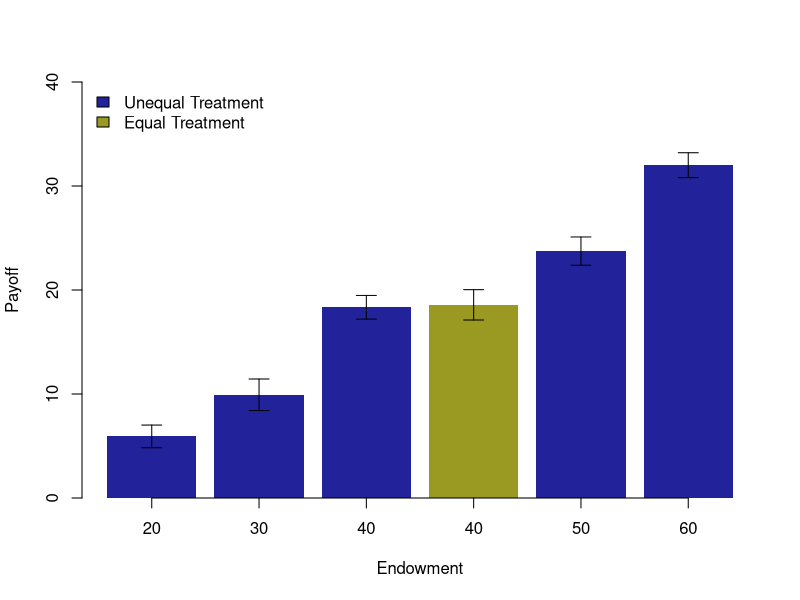
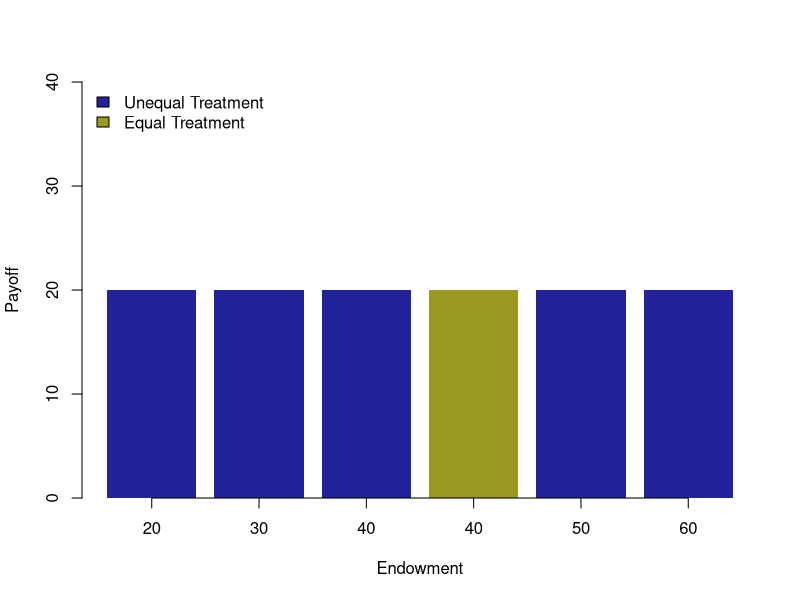
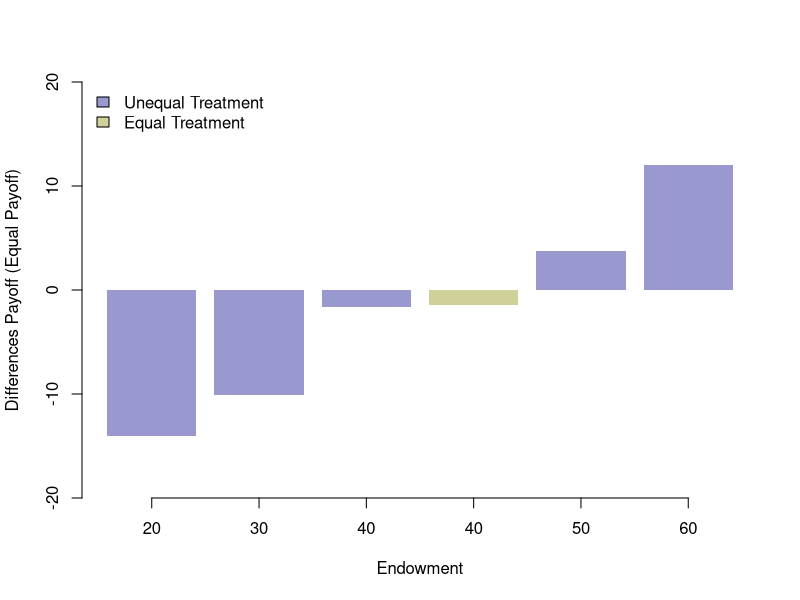
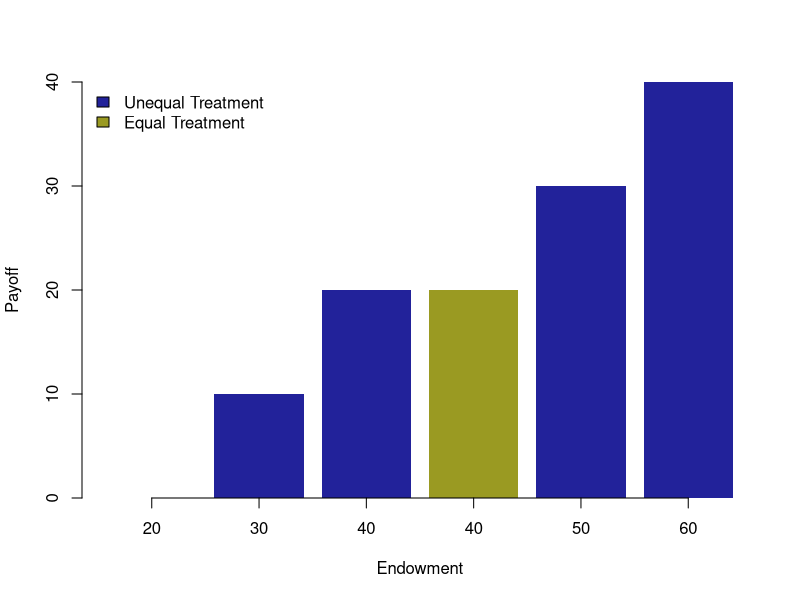
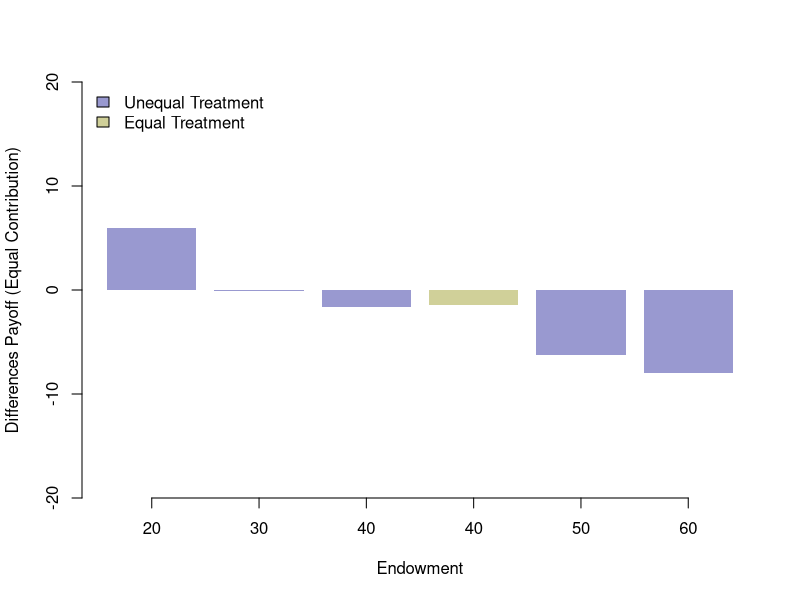
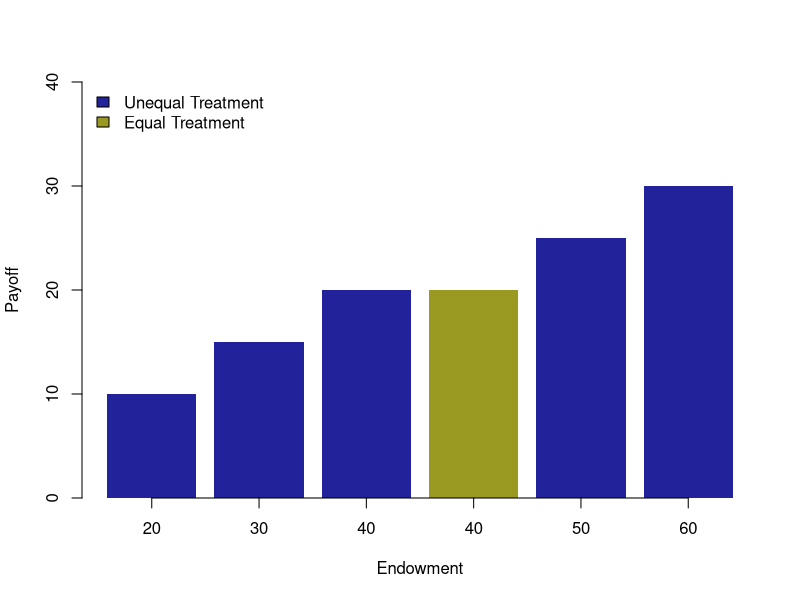
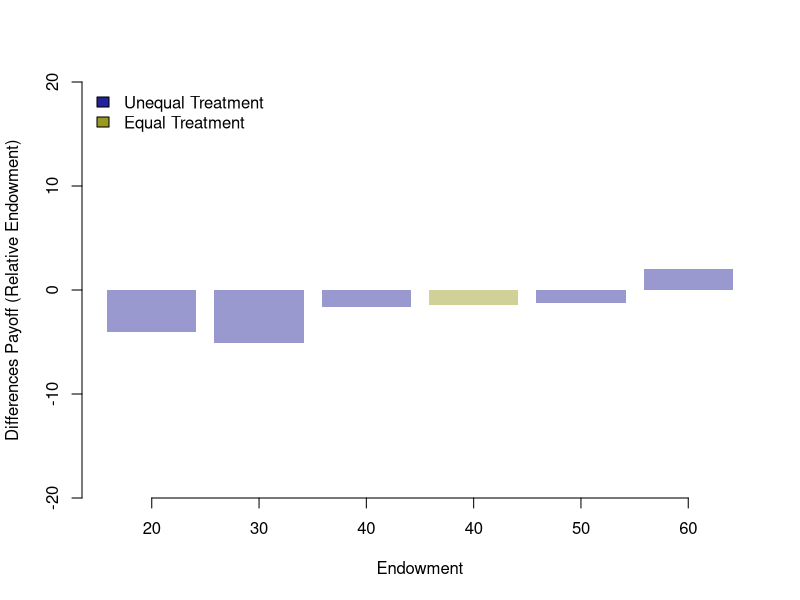

Write R code to recreate these figures, in order.

library(psych) 

cat("\014")

# colors payoffs
color1 = '#00008BDD'
color2 = '#8B8B00DD'

# colors differences
color3 = '#00008B66'
color4 = '#8B8B0066'

#################
### Fairness data
#################
data_users <- read.table("../data/fairness.csv", header=TRUE, sep=",")

### Payoff per type of fairness
payoff_fairness_equal_payoff <- c(20, 20, 20, 20, 20, 20)
payoff_fairness_equal_contribution <- c(0, 10, 20, 20, 30, 40)
payoff_fairness_relative_endowmnets <- c(10, 15, 20, 20, 25, 30)

payoff_20 <- data_users$payoff[data_users$endowment==20]
describe(payoff_20)
payoff_30 <- data_users$payoff[data_users$endowment==30]
describe(payoff_30)
payoff_40_equal <- data_users$payoff[data_users$endowment==40 & data_users$unequal==0]
describe(payoff_40_equal)
payoff_40_unequal <- data_users$payoff[data_users$endowment==40 & data_users$unequal==1]
describe(payoff_40_unequal)
payoff_50 <- data_users$payoff[data_users$endowment==50]
describe(payoff_50)
payoff_60 <- data_users$payoff[data_users$endowment==60]
describe(payoff_60)

payoff_means <- c(mean(payoff_20), mean(payoff_30), mean(payoff_40_equal), mean(payoff_40_unequal), mean(payoff_50), mean(payoff_60))
payoff_sd <- c(sd(payoff_20), sd(payoff_30), sd(payoff_40_equal), sd(payoff_40_unequal), sd(payoff_50), sd(payoff_60))


## Error bar functions
error.bar <- function(x, y, upper, lower=upper, length=0.1,...){
  if(length(x) != length(y) | length(y) !=length(lower) | length(lower) != length(upper))
    stop("vectors must be same length")
  arrows(x,y+upper, x, y-lower, angle=90, code=3, length=length, ...)
}

##################
### PAYOFF PURE
##################

pdf("img/payoff.pdf")
names(payoff_means) <- c('20', '30', '40', '40', '50', '60')
barx <- barplot(payoff_means,ylim=c(0,40), col=c(color1,color1,color1,color2,color1,color1), axis.lty=1, border=NA, xlab="Endowment", ylab="Payoff")
error.bar(barx,payoff_means, 1.96*payoff_sd/10)
legend("topleft", legend = c("Unequal Treatment", "Equal Treatment"), fill = c(color1,color2), bty = "n")
dev.off()

###########################
### PAYOFF EQUAL PAYOFF
###########################

pdf("img/fairness_equal_payoff.pdf")
names(payoff_fairness_equal_payoff) <- c('20', '30', '40', '40', '50', '60')
barx <- barplot(payoff_fairness_equal_payoff,
                ylim=c(0,40), 
                col=c(color1,color1,color1,color2,color1,color1), 
                border=NA, axis.lty=1, 
                xlab="Endowment", ylab="Payoff")
legend("topleft", legend = c("Unequal Treatment", "Equal Treatment"), fill = c(color1,color2), bty = "n")
dev.off()


pdf("img/diff_payoff_equal_payoff.pdf")
diff_payoff_equal_payoff <- payoff_means-payoff_fairness_equal_payoff
names(diff_payoff_equal_payoff) <- c('20', '30', '40', '40', '50', '60')
barx <- barplot(diff_payoff_equal_payoff,ylim=c(-20,20), col=c(color3,color3,color3,color4,color3,color3), border=NA, axis.lty=1, xlab="Endowment", ylab="Differences Payoff (Equal Payoff)")
legend("topleft", legend = c("Unequal Treatment", "Equal Treatment"), fill = c(color3,color4), bty = "n")
dev.off()

#################################
### PAYOFF EQUAL CONTRIBUTION
#################################

pdf("img/fairness_equal_contribution.pdf")
names(payoff_fairness_equal_contribution) <- c('20', '30', '40', '40', '50', '60')
barx <- barplot(payoff_fairness_equal_contribution,ylim=c(0,40), col=cbind(color1,color1,color1,color2,color1,color1), border=NA, axis.lty=1, xlab="Endowment", ylab="Payoff")
legend("topleft", legend = c("Unequal Treatment", "Equal Treatment"), fill = c(color1,color2), bty = "n")
dev.off()

pdf("img/diff_payoff_equal_contribution.pdf")
diff_payoff_equal_contribution <- payoff_means-payoff_fairness_equal_contribution
barx <- barplot(diff_payoff_equal_contribution,ylim=c(-20,20), col=c(color3,color3,color3,color4,color3,color3), border=NA, axis.lty=1, xlab="Endowment", ylab="Differences Payoff (Equal Contribution)")
legend("topleft", legend = c("Unequal Treatment", "Equal Treatment"), fill = c(color3,color4), bty = "n")
dev.off()

####################################
### PAYOFF RELATIVE CONTRIBUTION
####################################

pdf("img/fairness_relative.pdf")
names(payoff_fairness_relative_endowmnets) <- c('20', '30', '40', '40', '50', '60')
barx <- barplot(payoff_fairness_relative_endowmnets,ylim=c(0,40), col=c(color1,color1,color1,color2,color1,color1), border=NA, axis.lty=1, xlab="Endowment", ylab="Payoff")
legend("topleft", legend = c("Unequal Treatment", "Equal Treatment"), fill = c(color1,color2), bty = "n")
dev.off()

pdf("img/diff_payoff_relative.pdf")
diff_payoff_relative_endowment <- payoff_means-payoff_fairness_relative_endowmnets
barx <- barplot(diff_payoff_relative_endowment ,ylim=c(-20,20), names.arg=c("20","30","40","40","50","60"), col=c(color3,color3,color3,color4,color3,color3), border=NA, axis.lty=1, xlab="Endowment", ylab="Differences Payoff (Relative Endowment)")
legend("topleft", legend = c("Unequal Treatment", "Equal Treatment"), fill = c(color1,color2), bty = "n")
dev.off()


